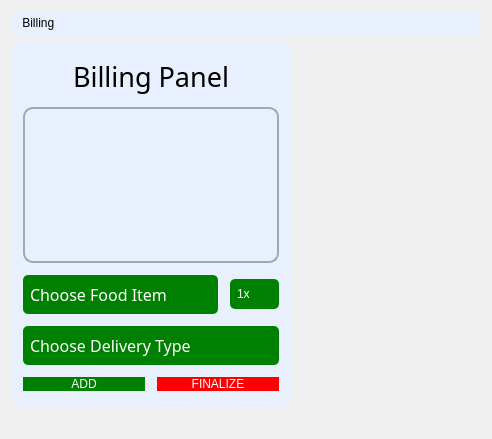
<?xml version="1.0" encoding="UTF-8"?>
<ui version="4.0">
 <class>Billing</class>
 <widget class="QWidget" name="Billing">
  <property name="geometry">
   <rect>
    <x>0</x>
    <y>0</y>
    <width>492</width>
    <height>439</height>
   </rect>
  </property>
  <property name="windowTitle">
   <string>Form</string>
  </property>
  <layout class="QVBoxLayout" name="verticalLayout">
   <item>
    <widget class="QLabel" name="label">
     <property name="styleSheet">
      <string notr="true">font: 700 22pt &quot;Leelawadee UI&quot;;
background-color: #E8F0FE;
border-radius: 10px;
color: rgb(0, 0, 0);
padding: 5px;</string>
     </property>
     <property name="text">
      <string> Billing</string>
     </property>
    </widget>
   </item>
   <item>
    <widget class="QWidget" name="BillingPanel" native="true">
     <property name="sizePolicy">
      <sizepolicy hsizetype="Maximum" vsizetype="Preferred">
       <horstretch>0</horstretch>
       <verstretch>0</verstretch>
      </sizepolicy>
     </property>
     <property name="styleSheet">
      <string notr="true">background-color: #E8F0FE;
border-radius: 10px;</string>
     </property>
     <layout class="QVBoxLayout" name="verticalLayout_17">
      <property name="spacing">
       <number>12</number>
      </property>
      <property name="leftMargin">
       <number>12</number>
      </property>
      <property name="topMargin">
       <number>12</number>
      </property>
      <property name="rightMargin">
       <number>12</number>
      </property>
      <property name="bottomMargin">
       <number>12</number>
      </property>
      <item>
       <spacer name="verticalSpacer_5">
        <property name="orientation">
         <enum>Qt::Orientation::Vertical</enum>
        </property>
        <property name="sizeHint" stdset="0">
         <size>
          <width>20</width>
          <height>40</height>
         </size>
        </property>
       </spacer>
      </item>
      <item>
       <widget class="QLabel" name="BillingPanelTitle">
        <property name="sizePolicy">
         <sizepolicy hsizetype="Preferred" vsizetype="Maximum">
          <horstretch>0</horstretch>
          <verstretch>0</verstretch>
         </sizepolicy>
        </property>
        <property name="font">
         <font>
          <family>Franklin Gothic Medium</family>
          <pointsize>20</pointsize>
         </font>
        </property>
        <property name="styleSheet">
         <string notr="true">color: rgb(0, 0, 0);</string>
        </property>
        <property name="text">
         <string>Billing Panel</string>
        </property>
        <property name="alignment">
         <set>Qt::AlignmentFlag::AlignCenter</set>
        </property>
       </widget>
      </item>
      <item>
       <layout class="QVBoxLayout" name="BillingUIContainer">
        <item>
         <widget class="QListWidget" name="FoodListWidget">
          <property name="sizePolicy">
           <sizepolicy hsizetype="Minimum" vsizetype="Maximum">
            <horstretch>0</horstretch>
            <verstretch>0</verstretch>
           </sizepolicy>
          </property>
          <property name="font">
           <font>
            <family>Franklin Gothic Medium</family>
           </font>
          </property>
          <property name="styleSheet">
           <string notr="true">background-color: #E8F0FE;
border-radius: 10px;
border: 2px solid rgb(162, 168, 179);
color: black;</string>
          </property>
         </widget>
        </item>
        <item>
         <layout class="QHBoxLayout" name="FoodSelect">
          <property name="leftMargin">
           <number>0</number>
          </property>
          <property name="topMargin">
           <number>0</number>
          </property>
          <item>
           <widget class="QComboBox" name="FoodItemSelect">
            <property name="font">
             <font>
              <family>Franklin Gothic Medium</family>
              <pointsize>12</pointsize>
             </font>
            </property>
            <property name="styleSheet">
             <string notr="true">QComboBox {
    border-radius: 5px;
    padding: 7px;
    color: white;
    background-color: green;
    text-align: center; /* Center-align the text */
}

QComboBox:hover {
    border-color: darkgreen;
    background-color: #32CD32; /* Lighter green for hover effect */
}

QComboBox::drop-down {
    width: 20px; /* Adjust width of the dropdown button */
    border: none;
}


QComboBox QAbstractItemView {
    background-color: white;
    color: black;
    selection-background-color: #32CD32; /* Highlight selected item in green */
    selection-color: black;
    padding: 5px;
    text-align: center;
    outline: none; /* Remove focus border for cleaner look */
}
</string>
            </property>
            <property name="currentText">
             <string/>
            </property>
            <property name="currentIndex">
             <number>-1</number>
            </property>
            <property name="placeholderText">
             <string>Choose Food Item</string>
            </property>
            <item>
             <property name="text">
              <string>Chicken Vindaloo</string>
             </property>
            </item>
            <item>
             <property name="text">
              <string>Butter Chicken</string>
             </property>
            </item>
            <item>
             <property name="text">
              <string>Chicken Curry</string>
             </property>
            </item>
            <item>
             <property name="text">
              <string>Basmati Rice</string>
             </property>
            </item>
            <item>
             <property name="text">
              <string>Large Soda</string>
             </property>
            </item>
           </widget>
          </item>
          <item>
           <widget class="QComboBox" name="FoodQuantitySelect">
            <property name="sizePolicy">
             <sizepolicy hsizetype="Maximum" vsizetype="Fixed">
              <horstretch>0</horstretch>
              <verstretch>0</verstretch>
             </sizepolicy>
            </property>
            <property name="styleSheet">
             <string notr="true">QComboBox {
    border-radius: 5px;
    padding: 7px;
    color: white;
    background-color: green;
    text-align: center; /* Center-align the text */
}

QComboBox:hover {
    border-color: darkgreen;
    background-color: #32CD32; /* Lighter green for hover effect */
}

QComboBox::drop-down {
    width: 20px; /* Adjust width of the dropdown button */
    border: none;
}


QComboBox QAbstractItemView {
    background-color: white;
    color: black;
    selection-background-color: #32CD32; /* Highlight selected item in green */
    selection-color: black;
    padding: 5px;
    text-align: center;
    outline: none; /* Remove focus border for cleaner look */
}
</string>
            </property>
            <item>
             <property name="text">
              <string>1x</string>
             </property>
            </item>
            <item>
             <property name="text">
              <string>2x</string>
             </property>
            </item>
            <item>
             <property name="text">
              <string>3x</string>
             </property>
            </item>
            <item>
             <property name="text">
              <string>4x</string>
             </property>
            </item>
            <item>
             <property name="text">
              <string>5x</string>
             </property>
            </item>
            <item>
             <property name="text">
              <string>6x</string>
             </property>
            </item>
            <item>
             <property name="text">
              <string>7x</string>
             </property>
            </item>
            <item>
             <property name="text">
              <string>8x</string>
             </property>
            </item>
           </widget>
          </item>
         </layout>
        </item>
        <item>
         <widget class="QComboBox" name="DeliveryTypeSelect">
          <property name="font">
           <font>
            <family>Franklin Gothic Medium</family>
            <pointsize>12</pointsize>
           </font>
          </property>
          <property name="layoutDirection">
           <enum>Qt::LayoutDirection::LeftToRight</enum>
          </property>
          <property name="styleSheet">
           <string notr="true">QComboBox {
    border-radius: 5px;
    padding: 7px;
    color: white;
    background-color: green;
    text-align: center; /* Center-align the text */
}

QComboBox:hover {
    border-color: darkgreen;
    background-color: #32CD32; /* Lighter green for hover effect */
}

QComboBox::drop-down {
    width: 20px; /* Adjust width of the dropdown button */
    border: none;
}


QComboBox QAbstractItemView {
    background-color: white;
    color: black;
    selection-background-color: #32CD32; /* Highlight selected item in green */
    selection-color: black;
    padding: 5px;
    text-align: center;
    outline: none; /* Remove focus border for cleaner look */
}
</string>
          </property>
          <property name="currentText">
           <string/>
          </property>
          <property name="placeholderText">
           <string>Choose Delivery Type</string>
          </property>
          <item>
           <property name="text">
            <string>Tables</string>
           </property>
          </item>
          <item>
           <property name="text">
            <string>Take Out</string>
           </property>
          </item>
          <item>
           <property name="text">
            <string>Delivery</string>
           </property>
          </item>
         </widget>
        </item>
        <item>
         <layout class="QHBoxLayout" name="BillingButtons">
          <property name="topMargin">
           <number>0</number>
          </property>
          <item>
           <widget class="QPushButton" name="FoodAddBtn">
            <property name="autoFillBackground">
             <bool>false</bool>
            </property>
            <property name="styleSheet">
             <string notr="true">QPushButton {
    color: white; /* Text color */
    background-color: green; /* Background color */
}

QPushButton:hover {
    background-color: #32CD32;
}

QPushButton:pressed {
    background-color: darkgreen; /* Darker green when pressed */
    border-color: black; /* Border changes on press */
}
</string>
            </property>
            <property name="text">
             <string>ADD</string>
            </property>
           </widget>
          </item>
          <item>
           <widget class="QPushButton" name="FoodFinalizeBtn">
            <property name="styleSheet">
             <string notr="true">QPushButton {
    color: white; /* Text color */
    background-color: red; /* Background color */
}

QPushButton:hover {
    background-color: #FF6666;
}

QPushButton:pressed {
    background-color: darkred; /* Darker green when pressed */
    border-color: black; /* Border changes on press */
}
</string>
            </property>
            <property name="text">
             <string>FINALIZE</string>
            </property>
           </widget>
          </item>
         </layout>
        </item>
       </layout>
      </item>
      <item>
       <spacer name="verticalSpacer_6">
        <property name="orientation">
         <enum>Qt::Orientation::Vertical</enum>
        </property>
        <property name="sizeHint" stdset="0">
         <size>
          <width>20</width>
          <height>40</height>
         </size>
        </property>
       </spacer>
      </item>
     </layout>
    </widget>
   </item>
   <item>
    <spacer name="horizontalSpacer">
     <property name="orientation">
      <enum>Qt::Orientation::Horizontal</enum>
     </property>
     <property name="sizeHint" stdset="0">
      <size>
       <width>471</width>
       <height>20</height>
      </size>
     </property>
    </spacer>
   </item>
  </layout>
 </widget>
 <resources/>
 <connections/>
</ui>
